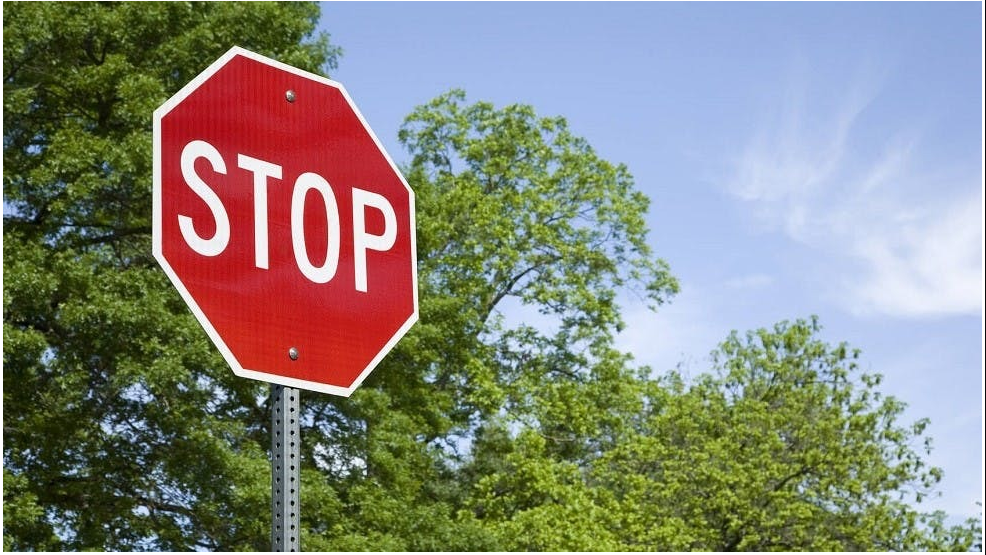
#> input picture stop.png, 986 x 555 px
$ python geeksforgeeks.py
#> lines starting #> are read from the running program, lines starting #| are printed output that depends on the picture
import cv2
from matplotlib import pyplot as plt

img=cv2.imread("stop.png")
#> img is the input picture: shape (555, 986, 3); mean B, G, R 124.7, 134.8, 134.5

img_gray=cv2.cvtColor(img,cv2.COLOR_BGR2GRAY)
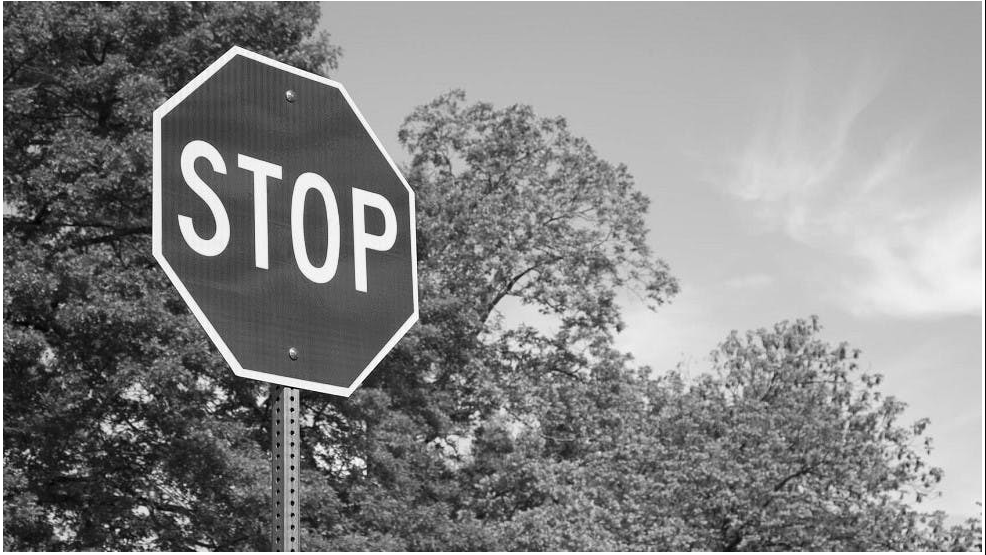
#> img_gray: shape (555, 986); min 0, max 255, mean 133.5
img_rgb=cv2.cvtColor(img,cv2.COLOR_BGR2RGB)

# Use minSize because for not
# bothering with extra-small
# dots that would look like STOP signs
stop_data = cv2.CascadeClassifier('stop_data.xml')

found = stop_data.detectMultiScale(img_gray,
                                   minSize =(20, 20))
#> found = [[157, 75, 303, 303]]

# Don't do anything if there's
# no sign
amount_found = len(found)
#> amount_found = 1

if amount_found != 0:

    # There may be more than one
    # sign in the image
    for (x, y, width, height) in found:

        # We draw a green rectangle around
        # every recognized sign
        cv2.rectangle(img_rgb, (x, y),
                      (x + height, y + width),
                      (0, 255, 0), 5)
#> this loop made 1 pass
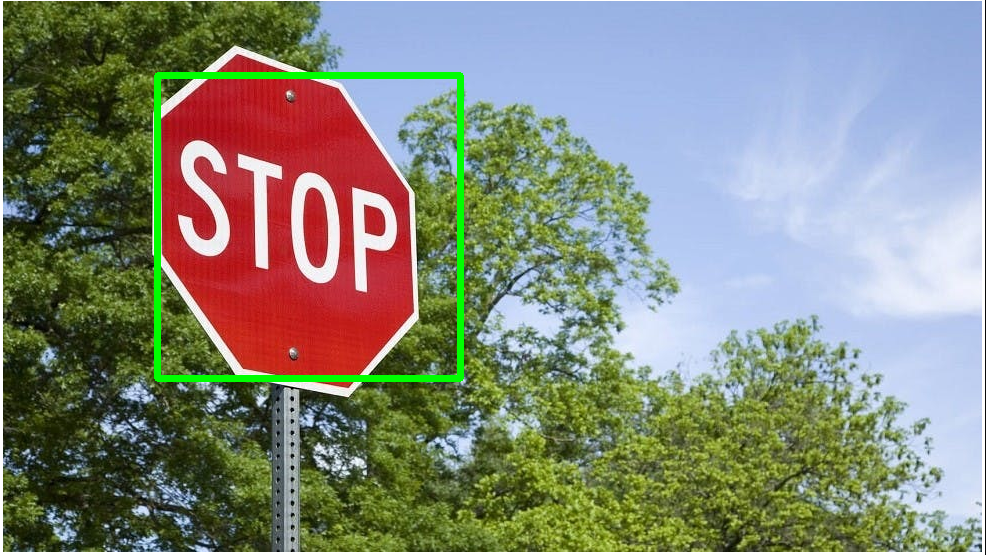
#> img_rgb: shape (555, 986, 3); mean R, G, B 132.4, 136.7, 123

plt.subplot(1,1,1)
plt.imshow(img)
plt.imshow(img_rgb)
plt.show()
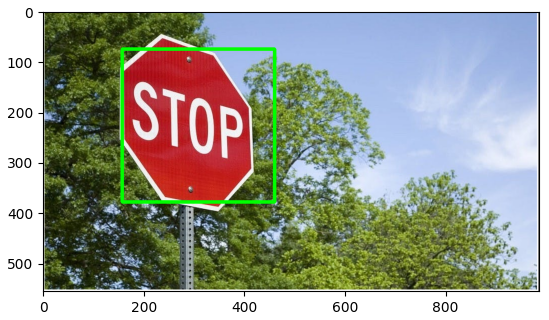
#> figure drawn by matplotlib, 1 panel; B, G, R data is drawn as R, G, B
